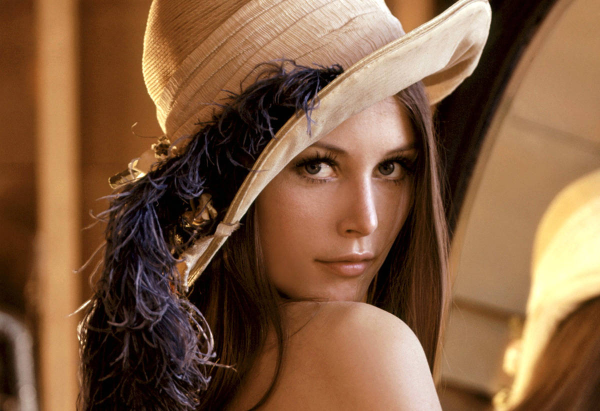
#> input picture Task-4/13549827_web1_180914-CDT-booknotes.jpg, 1200 x 822 px, found by its file name (shown at 1/2 size)
$ jupyter execute ES335_A2_Q4.ipynb
#> lines starting #> are read from the running program, lines starting #| are printed output that depends on the picture
#Task 4 : Image Reconstruction using Matrix Factorisation [4 Marks]
Use the instructor's notebook on matrix factorisation, and solve the following questions. Here, ground truth pixel values are missing for particular regions within the image- you don't have access to them.

1. Pick an image of your liking and reconstruct it using matrix factorization. Choose a suitable value for the rank
r
. Run Gradient Descent until it converges, plot the reconstructed image alongside the original image. Calculate and report the RMSE and PSNR metrics. [1 Marks]

2. Consider a case where 900 pixels (30x30) are randomly missing from an image. Reconstruct the image using matrix factorization, plot the reconstructed image, and calculate the RMSE and PSNR metrics. Next, reconstruct the same image with the missing pixels using Random Fourier Features (RFF) and Linear Regression. Compute the RMSE and PSNR for both methods, and compare the results to see which performs better.[3 Marks]

#Task 1

Step 1: Import Required Libraries

[cell 1]
import numpy as np
import matplotlib.pyplot as plt
from sklearn.metrics import mean_squared_error
from skimage.metrics import peak_signal_noise_ratio as psnr
from sklearn.linear_model import LinearRegression
from sklearn.kernel_approximation import RBFSampler

# For loading and handling images
from PIL import Image

Step 2: Load and Preprocess Image

[cell 2]
# Load the image and convert it to grayscale
def load_image(path):
    img = Image.open(path).convert('L')
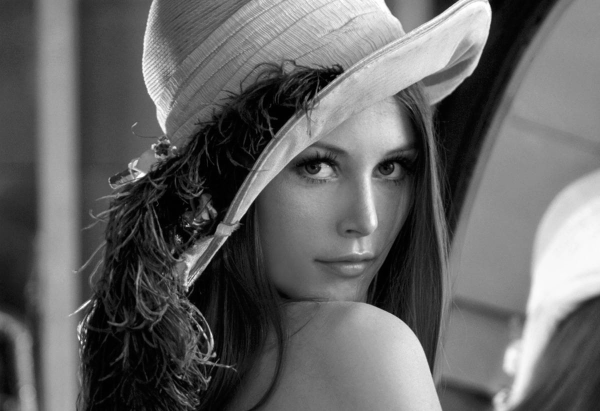
#> img: PIL image 1200x822 L (shown at 1/2 size); min 0, max 255, mean 100.7
    img = np.array(img, dtype=np.float64) / 255  # Normalize image pixels
#> img: shape (822, 1200) float64
    return img

image = load_image("/content/13549827_web1_180914-CDT-booknotes.jpg")
plt.imshow(image,cmap='gray')
plt.title("Original Image")
plt.show()

[cell 3]
image.shape
#> Out = (822, 1200)

Step 3: Matrix Factorization for Image Reconstruction

[cell 4]
# [33 lines of commented-out code are left out]

Alternative to the above code, which is more optimised as:
1. Use Vectorization:
Replace the inner loops with matrix operations. This leverages efficient NumPy operations that are highly optimized for performance.

2. Stochastic Gradient Descent (SGD):
Instead of updating all pixels at once, you can sample a small batch or even a single pixel and update the factor matrices for that pixel. This makes the algorithm faster per iteration and can still converge effectively.

3. Reduce the Number of Steps:
Try reducing the number of gradient descent steps. You can set an appropriate stopping criterion, such as when the change in the loss between iterations becomes very small (converges).

[cell 5]
def matrix_factorization_sgd(image, rank, steps=500, alpha=0.0002, beta=0.02,tolerance=1e-4): #optimise the steps parameter
#> called with rank = 50, steps = 500, alpha = 0.0002, beta = 0.02, tolerance = 0.0001
    m, n = image.shape
#> m = 822; n = 1200
    U = np.random.rand(m, rank)
    V = np.random.rand(n, rank)
    prev_loss = np.inf #can be used for stopping criterion

    non_zero = np.argwhere(image > 0)  # Indices of non-zero pixels
#> non_zero = 984636 pairs, first value 0 to 821, second value 0 to 1199

    for step in range(steps):
        np.random.shuffle(non_zero)  # Shuffle non-zero pixels for SGD
        for i, j in non_zero:
            eij = image[i, j] - np.dot(U[i, :], V[j, :].T)
            U[i, :] += alpha * (2 * eij * V[j, :] - beta * U[i, :])
            V[j, :] += alpha * (2 * eij * U[i, :] - beta * V[j, :])
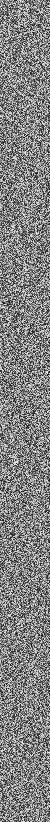
#> U: shape (822, 50) float64; min -0.549, max 0.645, mean 0.0618; drawn with min black and max white
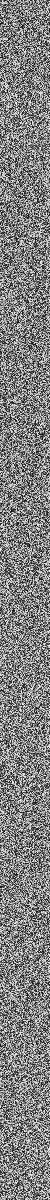
#> V: shape (1200, 50) float64; min -0.268, max 0.832, mean 0.289; drawn with min black and max white
        # [9 lines of commented-out code are left out]

    return np.dot(U, V.T)

rank = 50 #optimise this hyperparameter
reconstructed_image = matrix_factorization_sgd(image, rank)

# Plot original and reconstructed images
plt.subplot(1, 2, 1)
plt.imshow(image, cmap='gray')
plt.title("Original Image")
plt.subplot(1, 2, 2)
plt.imshow(reconstructed_image, cmap='gray')
plt.title("Reconstructed Image")
plt.show()

# RMSE and PSNR
rmse_value = np.sqrt(mean_squared_error(image, reconstructed_image))
psnr_value = psnr(image, reconstructed_image)
print(f"RMSE: {rmse_value}, PSNR: {psnr_value}")
